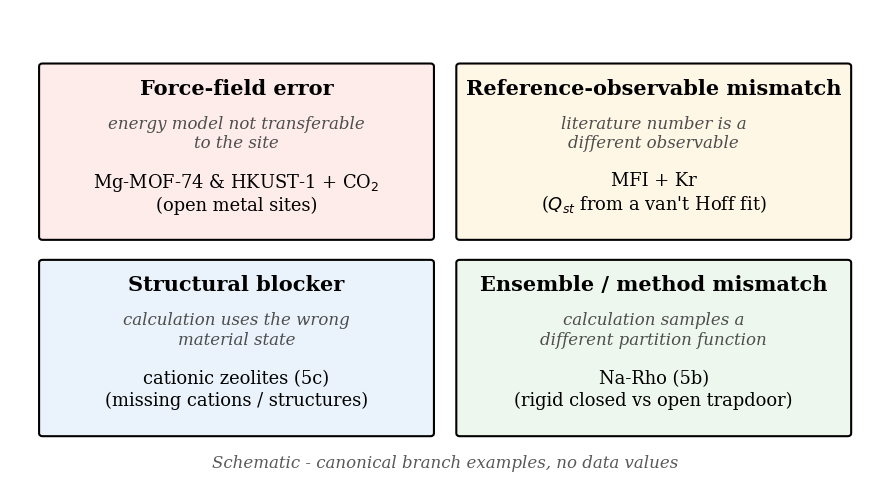

The Python source for this figure:
#!/usr/bin/env python3
"""Figure 4 - Failure taxonomy (SCHEMATIC, no data values).

The four ways a calculated zero-coverage observable can lose contact with the
experiment, each with its one canonical v0.4 branch example. The causes and the
examples are taken from Sections 1, 6 and 7 and the locked branch dispositions
(Mg-MOF-74/HKUST-1 force-field error; MFI+Kr van't-Hoff reference mismatch;
cationic-zeolite 5c structural blocker; Na-Rho 5b ensemble mismatch). No numbers.

Run:  .venv/bin/python paper/v3_author_written/figures/fig4_failure_taxonomy.py
"""
import os
import textwrap
import matplotlib
matplotlib.use("Agg")
import matplotlib.pyplot as plt
from matplotlib.patches import FancyBboxPatch

HERE = os.path.dirname(os.path.abspath(__file__))

CELLS = [
    ("Force-field error",
     "energy model not transferable to the site",
     "Mg-MOF-74 & HKUST-1 + CO$_2$\n(open metal sites)", "#fdecea"),
    ("Reference-observable mismatch",
     "literature number is a different observable",
     "MFI + Kr\n($Q_{st}$ from a van't Hoff fit)", "#fff7e6"),
    ("Structural blocker",
     "calculation uses the wrong material state",
     "cationic zeolites (5c)\n(missing cations / structures)", "#eaf3fb"),
    ("Ensemble / method mismatch",
     "calculation samples a different partition function",
     "Na-Rho (5b)\n(rigid closed vs open trapdoor)", "#eef7ee"),
]


def main():
    plt.rcParams.update({"font.family": "serif"})
    fig, ax = plt.subplots(figsize=(7.4, 4.0))
    ax.set_xlim(0, 10)
    ax.set_ylim(0, 6)
    ax.axis("off")
    pos = [(0.3, 3.1), (5.15, 3.1), (0.3, 0.55), (5.15, 0.55)]
    w, h = 4.55, 2.25
    for (title, sub, ex, fc), (x, y) in zip(CELLS, pos):
        ax.add_patch(FancyBboxPatch((x, y), w, h,
                                    boxstyle="round,pad=0.02,rounding_size=0.04",
                                    fc=fc, ec="black", lw=1.0))
        ax.text(x + w / 2, y + h - 0.18, title, ha="center", va="top",
                fontsize=10, fontweight="bold")
        sub_wrapped = textwrap.fill(sub, width=30)
        ax.text(x + w / 2, y + h - 0.66, sub_wrapped, ha="center", va="top",
                fontsize=8.0, style="italic", color="0.3", linespacing=1.2)
        ax.text(x + w / 2, y + 0.58, ex, ha="center", va="center", fontsize=8.6)
    ax.text(5.0, 0.12, "Schematic - canonical branch examples, no data values",
            ha="center", fontsize=8, style="italic", color="0.35")

    out = os.path.join(HERE, "fig4_failure_taxonomy.pdf")
    fig.savefig(out, bbox_inches="tight")
    fig.savefig(out.replace(".pdf", ".png"), dpi=150, bbox_inches="tight")
    print("wrote", out)


if __name__ == "__main__":
    main()
